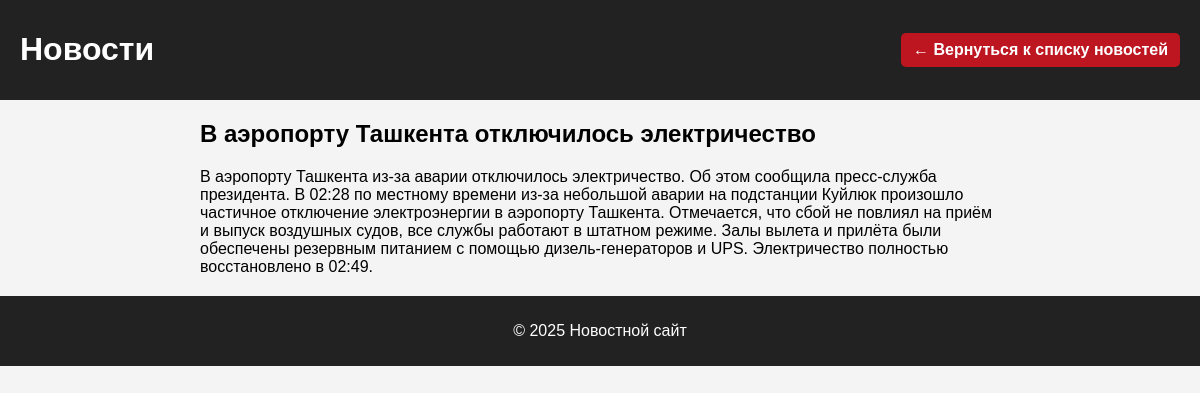
The app's page /news/7/ with its own data.
### index/models.py (models this page shows, shortened)
class News(models.Model):
    title = models.CharField(max_length=128, verbose_name='Заголовок')
    content = models.TextField(verbose_name='Основной текст')
    category = models.ForeignKey(NewsCategory, on_delete=models.CASCADE, verbose_name='категория')
    added_date = models.DateTimeField(auto_now_add=True)
    class Meta:
        verbose_name = 'новость'
        verbose_name_plural = 'новости'

### index/views.py (the view)
# urls.py: path('news/<int:pk>/', views.news_page, name='news_page'),
def news_page(request, pk):
    news_item = get_object_or_404(News, id=pk)
    context = {'news_item': news_item}
    return render(request, 'news.html', context)

### index/templates/news.html (shortened to what this page needs)
{% load static %}
<!DOCTYPE html>
<html lang="ru">
<head>
    <link rel="stylesheet" href="{% static 'style.css' %}">
</head>
<body>
<header>
    <h1>Новости</h1>
    <a href="{% url 'home' %}" class="back-home">← Вернуться к списку новостей</a>
</header>
<main class="news-detail">
    <article>
        <h2>{{ news_item.title }}</h2>
        <p>{{ news_item.content }}</p>
    </article>
</main>
<footer>
    <p>© 2025 Новостной сайт</p>
</footer>
</body>
</html>

### index/static/style.css (style rules this page uses)
body { margin: 0; font-family: Arial, sans-serif; background-color: #f4f4f4 ; }
header { display: flex; align-items: center; justify-content: space-between; padding: 10px 20px; background-color: #222; color: white; }
main { max-width: 800px; margin: 20px auto; }
footer { text-align: center; padding: 10px; background-color: #222; color: white; }
a.back-home { display: inline-block; text-decoration: none; color: white; background-color: #bd1621; padding: 8px 12px; border-radius: 5px; font-weight: bold; transition: background-color 0.2s ease; }

### records on screen
News: title "В аэропорту Ташкента отключилось электричество", content "В аэропорту Ташкента из-за аварии отключилось электричество. Об этом сообщила пресс-служба президента. В 02:28 по местному времени из-за небольшой аварии на подстанции Куйлюк произошло частичное отключение электроэнергии в аэропорту Ташкента. Отмечается, что сбой не повлиял на приём и выпуск воздушных судов, все службы работают в штатном режиме. Залы вылета и прилёта были обеспечены резервным питанием с помощью дизель-генераторов и UPS. Электричество полностью восстановлено в 02:49."
